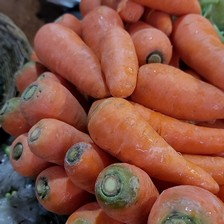
#> input picture dataset/Carrot/0463.jpg, 224 x 224 px
$ jupyter execute --allow-errors Proccessing_Video_Pipeline.ipynb   (text cells are left out)
#> lines starting #> are read from the running program, lines starting #| are printed output that depends on the picture; pictures that were not available may be replaced by others from this repository, and a replacement may not be noted
[cell 1]
import os
import numpy as np
import cv2
import matplotlib.pyplot as plt
from sklearn.linear_model import LogisticRegression
from sklearn.metrics import accuracy_score, classification_report, confusion_matrix
from sklearn.model_selection import train_test_split

DATASET_PATH = "dataset"

image_size = 64
X = []
y = []

class_names = sorted([
    d for d in os.listdir(DATASET_PATH)
    if os.path.isdir(os.path.join(DATASET_PATH, d)) and not d.startswith(".")
])

for label_index, class_name in enumerate(class_names):
    class_folder = os.path.join(DATASET_PATH, class_name)
    if not os.path.isdir(class_folder):
        continue
    for filename in os.listdir(class_folder):
        filepath = os.path.join(class_folder, filename)
        img = cv2.imread(filepath, cv2.IMREAD_COLOR)
#> img is the input picture: shape (224, 224, 3); mean B, G, R 67.9, 83.5, 137.2
        if img is not None:
            img = cv2.resize(img, (image_size, image_size))
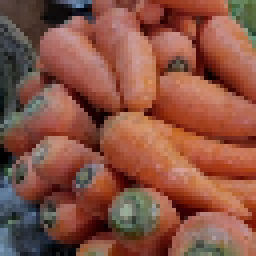
#> img: shape (64, 64, 3) (shown 4 times larger); mean B, G, R 67.7, 83.3, 137
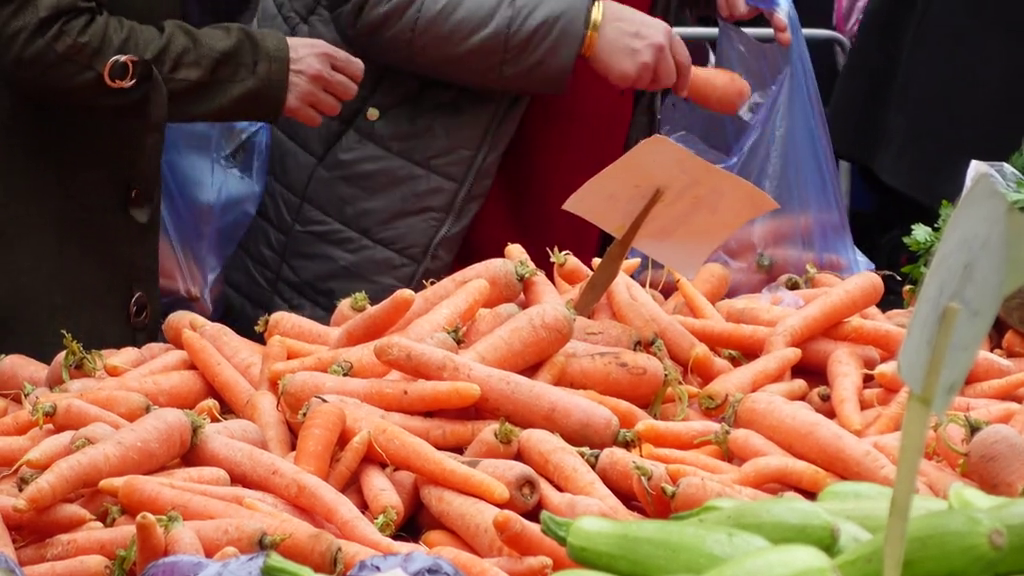
#> input picture frame 27 of carrot_video.mp4, 1024 x 576 px, given in place of clip4.mov, which was not available
#> further down, frame is the input picture: shape (576, 1024, 3); mean B, G, R 70.6, 88.8, 136.1
#> `resized = cv2.resize(frame, (image_size, image_size))`:
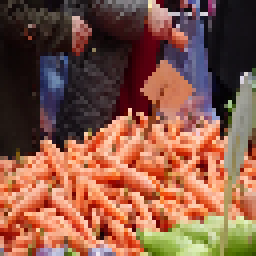
#> resized: shape (64, 64, 3) (shown 4 times larger); mean B, G, R 70.8, 88.9, 136.2
            X.append(img)
            y.append(label_index)

X = np.array(X)
y = np.array(y)

X_normalized = X / 255.0
n_samples = len(X_normalized)
X_flattened = X_normalized.reshape((n_samples, -1))

# Split into training and test sets
X_train, X_test, y_train, y_test = train_test_split(
    X_flattened, y, test_size=0.2, stratify=y, random_state=42
)

# Train logistic regression
clf = LogisticRegression(max_iter=10000)
#> (the rest of this cell did not finish here and is left out)

[cell 2]
import cv2
import numpy as np
from datetime import datetime

# Assuming clf and class_names are already loaded/trained

image_size = 64
target_class_name = "Carrot"
target_class_index = class_names.index(target_class_name)

video_path = "clip4.mov"
cap = cv2.VideoCapture(video_path)

detections = []

#> (the rest of this cell did not finish here and is left out)
